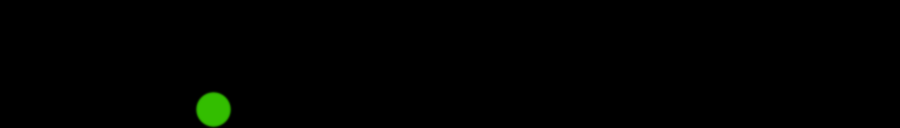
Frame 1 (no input)
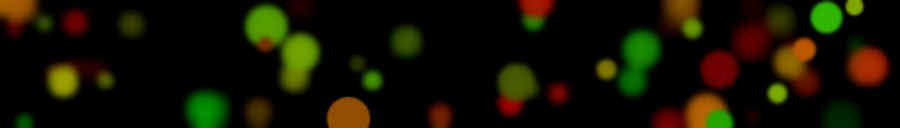
Frame 60 (the mouse pressed at the canvas centre just before this capture)
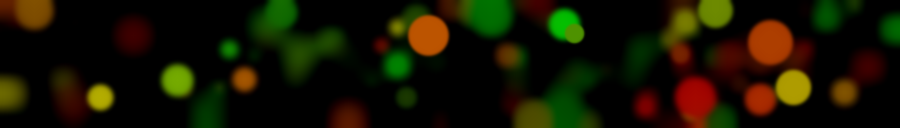
Frame 120 (the mouse held since frame 60 and released just before this capture)

The Processing sketch that drew these frames (run headless with seeded random() and noise(); from frame 60 on, the mouse is pressed at the canvas centre):

// Processing sketch: processing_3618
// ── processing_3618.pde

int a,b;void setup(){a=900;b=128;size(900,128);background(0);}void draw(){strokeWeight(random(15,45));stroke(random(200),random(200),0);point(random(a),random(b));filter(BLUR);}
